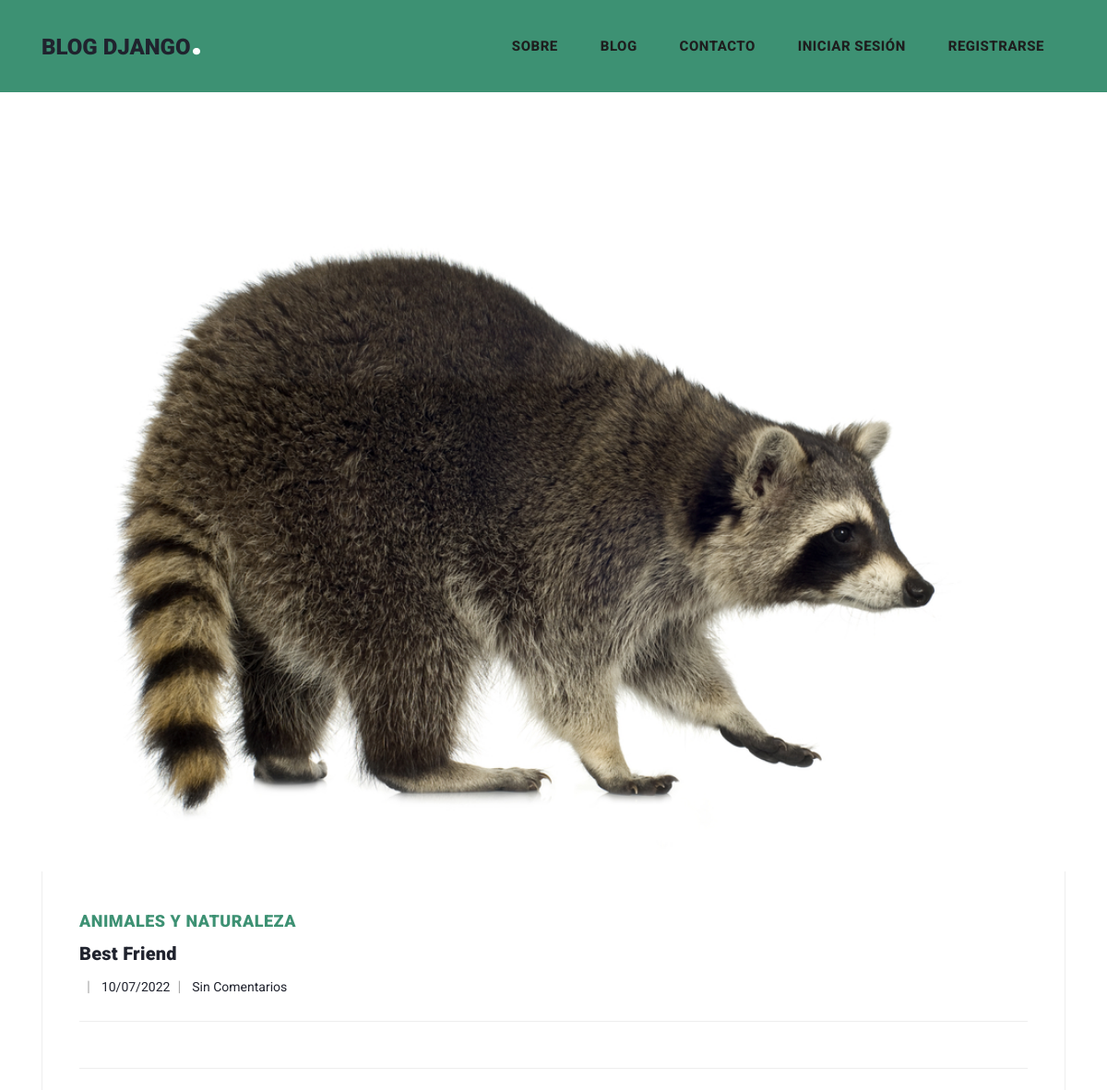
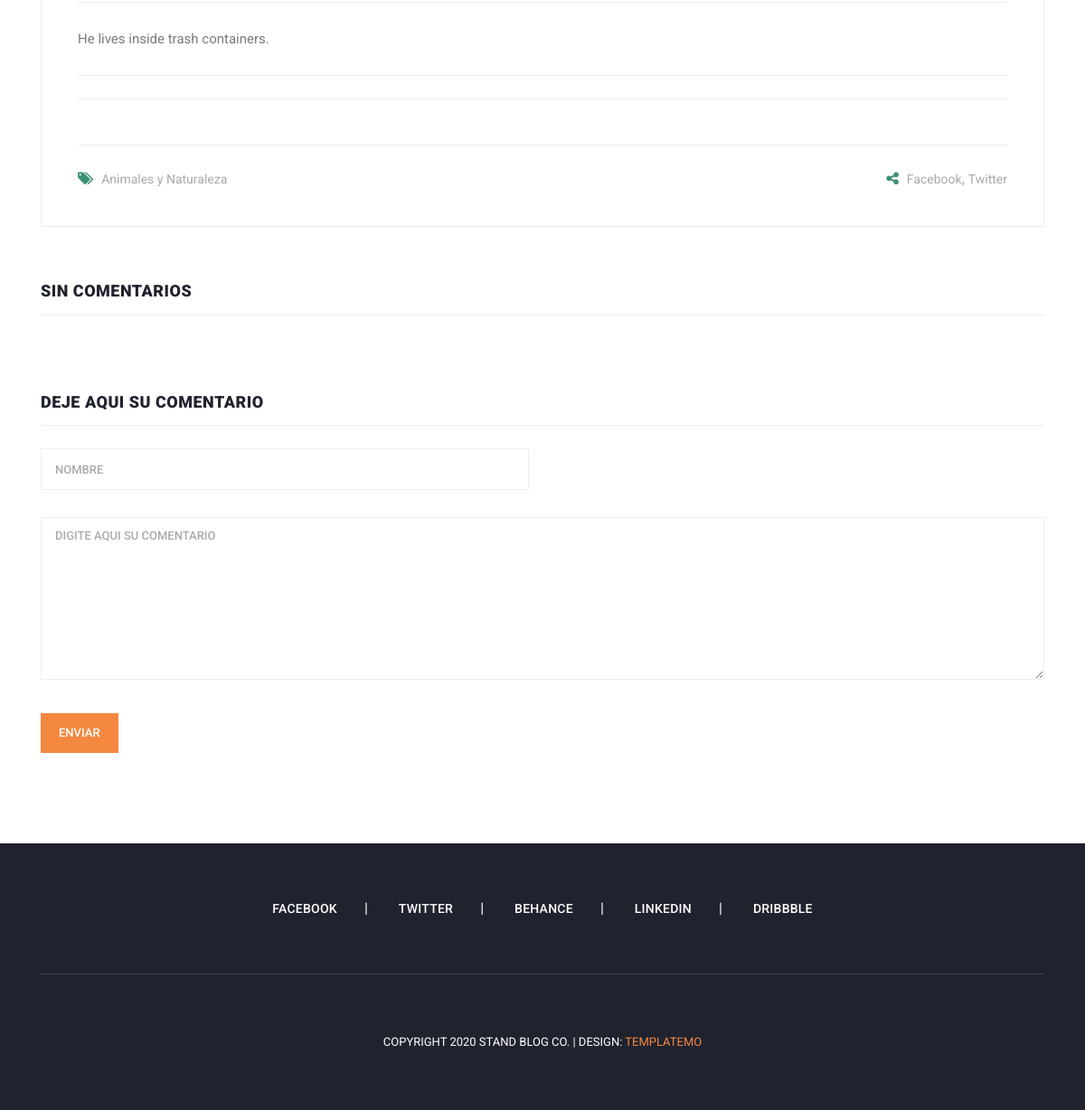
The page /post/6/best-friend on the database its author committed (2 pictures, top to bottom).
### PostApp/models.py (models this page shows, shortened)
class Post(models.Model):
    category = models.ForeignKey(Category, on_delete=models.CASCADE, null=False)
    user = models.ForeignKey(User,  on_delete=models.CASCADE, null=False)
    title = models.CharField(max_length=150, null=False)
    slug = models.SlugField(unique=True, null=False)
    subtitle = models.CharField(max_length=150, null=False)
    description = models.TextField(null=False)
    image = models.ImageField(upload_to='images/', blank=True)
    text = RichTextUploadingField()
    created_at = models.DateTimeField(auto_now_add=True)
    updated_at = models.DateTimeField(auto_now=True)

class Category(models.Model):
    title = models.CharField(max_length=150, null=False)
    slug = models.SlugField(unique=True, null=False)
    created_at = models.DateTimeField(auto_now_add=True)
    updated_at = models.DateTimeField(auto_now=True)
    def __str__(self):
        return self.title

### MiniBlogApp/views.py (the view)
# urls.py: path('post/<int:id>/<slug:slug>', post_detail, name='post_detail'), # Vista de template detallado de blogs, con id y slug unico asociado.
def post_detail(request, id, slug):
    post = Post.objects.get(pk=id)
    comments = Comment.objects.filter(post_id=id, status='Leido')
    total = 0
    for i in comments:
        total = total + 1
    context = {
        'post': post,
        'comments': comments,
        'total': total}
    return render(request, 'pages/post_detail.html', context)

### MiniBlogApp/templates/pages/post_detail.html (shortened to what this page needs)
{% extends 'homebase.html' %}
 {% block header %} {% include 'header.html' %} {% endblock  %}
 {% block slide %} {% include 'slide.html' %} {% endblock  %}
             {% block content %}
             <div class="col-lg-12">
                <div class="all-blog-posts">
                  <div class="row">
                    <div class="col-lg-12">
                      <div class="blog-post">
                        <div class="blog-thumb">
                          <img src={{post.image.url}} alt="">
                        </div>
                        <div class="down-content">
                          <span>{{post.category}}</span>
                          <a href="#"><h4>{{post.title}}</h4></a>
                          <ul class="post-info">
                            <li><a href="#">{{post.user.first_name}}</a></li>
                            <li><a href="#">{{post.updated_at|date:"d/m/Y"}}</a></li>
                            {% if total > 0 %}
                            <li><a href="#">{{total}} Comentarios</a></li>
                            {% else %}
                            <li><a href="#">Sin Comentarios</a></li>
                            {% endif %}
                          </ul>
                          <p>{{post.text|safe }}</p>
                          <div class="post-options">
                            <div class="row">
                              <div class="col-6">
                                <ul class="post-tags">
                                  <li><i class="fa fa-tags"></i></li>
                                  <li><a href="#">{{post.category}}</a></li>
                                </ul>
                              </div>
                              <div class="col-6">
                                <ul class="post-share">
                                  <li><i class="fa fa-share-alt"></i></li>
                                  <li><a href="#">Facebook</a>,</li>
                                  <li><a href="#"> Twitter</a></li>
                                </ul>
                              </div>
                            </div>
                          </div>
                        </div>
                      </div>
                    </div>
                    <div class="col-lg-12">
                      <div class="sidebar-item comments">
                        <div class="sidebar-heading">
                        {% if total > 0 %}
                          <h2>{{total}} comentarios</h2>
                         {% else %}
                          <h2>Sin comentarios</h2>
                         {% endif %}
                        </div>
                      </div>
                    </div>
                    <div class="col-lg-12">
                      <div class="sidebar-item submit-comment">
                        <div class="sidebar-heading">
                          <h2>Deje aqui su comentario</h2>
                        </div>
                        <div class="content">
                          <form id="comment" action="/post/addcomment/{{post.id}}" method="POST">
                            <div class="row">
                              <div class="col-md-6 col-sm-12">
                                <fieldset>
                                  <input name="name" type="text" id="name" placeholder="Nombre" required="">
                                </fieldset>
                              </div>
                              <div class="col-lg-12">
                                <fieldset>
                                  <textarea name="comment" rows="6" id="message" placeholder="Digite aqui su comentario" required=""></textarea>
                                </fieldset>
                              </div>
                              <div class="col-lg-12">
                                <fieldset>
                                  <button type="submit" id="form-submit" class="main-button">Enviar</button>
                                </fieldset>
                              </div>
                            </div>
                          </form>
                        </div>
                      </div>
                    </div>
                  </div>
                </div>
              </div>
             {% endblock  %}
 {% block footer %} {% include 'footer.html' %} {% endblock  %}

### MiniBlogApp/static/assets/css/templatemo-stand-blog.css (style rules this page uses)
body { font-family: 'Roboto', sans-serif; overflow-x: hidden; text-rendering: optimizeLegibility; -webkit-font-smoothing: antialiased; -moz-osx-font-smoothing: grayscale; }
p { margin-bottom: 0px; font-size: 15px; font-weight: 400; color: #7a7a7a; line-height: 30px; }
a { text-decoration: none !important; }
ul { padding: 0; margin: 0; list-style: none; }
h1, h2, h3, h4, h5, h6 { margin: 0px; color: black; }
.blog-posts .blog-post { margin-bottom: 30px; }
.blog-posts .blog-thumb img { width: 100%; overflow: hidden; }
.blog-posts .down-content { padding: 40px; border-right: 1px solid #eee; border-left: 1px solid #eee; border-bottom: 1px solid #eee; }
.blog-posts .down-content span { font-size: 18px; text-transform: uppercase; letter-spacing: 0.5px; font-weight: 900; color: #3d9173; }
.blog-posts .down-content h4 { font-size: 24px; text-transform: capitalize; letter-spacing: 0.5px; font-weight: 900; color: #20232e; margin: 10px 0px 12px 0px; }
.blog-posts .down-content ul.post-info li { display: inline-block; margin-right: 8px; }
.blog-posts .down-content ul.post-info li:after { content: '|'; color: #aaa; margin-left: 8px; }
.blog-posts .down-content h4 { font-size: 20px; letter-spacing: 0.25px; }
.blog-posts .down-content ul.post-info li:last-child::after { display: none; }
.blog-posts .down-content ul.post-info li a { font-size: 14px; color: #20232e; font-weight: 400; transition: all .3s; }
.blog-posts .down-content p { padding: 25px 0px; margin: 25px 0px; border-top: 1px solid #eee; border-bottom: 1px solid #eee; }
.blog-posts .down-content ul.post-share { text-align: right; }
.blog-posts .down-content ul.post-tags li, .blog-posts .down-content ul.post-share li { display: inline-block; }
.blog-posts .down-content ul.post-tags li:first-child i, .blog-posts .down-content ul.post-share li:first-child i { color: #3d9173; margin-right: 5px; }
.blog-posts .down-content ul.post-tags li, .blog-posts .down-content ul.post-share li { color: #aaa; }
.blog-posts .down-content ul.post-tags li a, .blog-posts .down-content ul.post-share li a { font-size: 14px; color: #aaa; font-weight: 400; transition: all .3s; }
.blog-posts .sidebar-heading h2 { font-size: 18px; text-transform: uppercase; font-weight: 900; letter-spacing: 0.5px; color: #20232e; border-bottom: 1px solid #eee; padding-bottom: 15px; margin-bottom: 25px; }
.blog-posts .comments { margin-top: 30px; }
.blog-posts .submit-comment { margin-top: 60px; }
.blog-posts .submit-comment input { width: 100%; height: 46px; border: 1px solid #eee; font-size: 13px; text-transform: uppercase; font-weight: 500; color: #7a7a7a; outline: none; padding: 0px 15px; margin-bottom: 30px; }
.blog-posts .submit-comment textarea { width: 100%; height: 46px; border: 1px solid #eee; font-size: 13px; text-transform: uppercase; font-weight: 500; color: #7a7a7a; outline: none; padding: 10px 15px; margin-bottom: 30px; height: 180px; max-height: 220px; max-width: 100%; min-width: 160px; }
.blog-posts .submit-comment input::placeholder, .blog-posts .submit-comment textarea::placeholder { color: #aaa; }
.blog-posts .submit-comment button { display: inline-block; background-color: #f48840; color: #fff; font-size: 13px; font-weight: 500; padding: 12px 20px; text-transform: uppercase; transition: all .3s; border: none; outline: none; }

### rows shown on the page
Post: image (picture), category "ANIMALES Y NATURALEZA", title "Best Friend", updated_at "10/07/2022", text "He lives inside trash containers.", category "Animales y Naturaleza"
